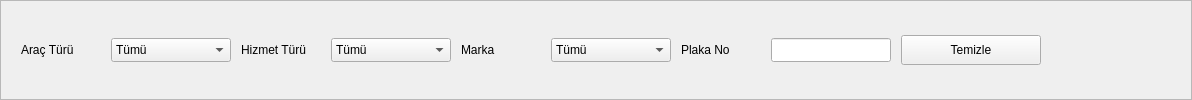
    <widget class="QFrame" name="middle_s_frame">
     <property name="styleSheet">
      <string notr="true"/>
     </property>
     <property name="frameShape">
      <enum>QFrame::Shape::StyledPanel</enum>
     </property>
     <property name="frameShadow">
      <enum>QFrame::Shadow::Raised</enum>
     </property>
     <layout class="QGridLayout" name="gridLayout_6">
      <property name="leftMargin">
       <number>20</number>
      </property>
      <property name="topMargin">
       <number>2</number>
      </property>
      <property name="rightMargin">
       <number>0</number>
      </property>
      <property name="bottomMargin">
       <number>2</number>
      </property>
      <property name="spacing">
       <number>0</number>
      </property>
      <item row="0" column="0">
       <layout class="QGridLayout" name="gridLayout_5">
        <property name="horizontalSpacing">
         <number>10</number>
        </property>
        <property name="verticalSpacing">
         <number>0</number>
        </property>
        <item row="0" column="6">
         <widget class="QLabel" name="label_28">
          <property name="sizePolicy">
           <sizepolicy hsizetype="Fixed" vsizetype="Fixed">
            <horstretch>0</horstretch>
            <verstretch>0</verstretch>
           </sizepolicy>
          </property>
          <property name="minimumSize">
           <size>
            <width>80</width>
            <height>30</height>
           </size>
          </property>
          <property name="maximumSize">
           <size>
            <width>80</width>
            <height>30</height>
           </size>
          </property>
          <property name="text">
           <string>Plaka No</string>
          </property>
         </widget>
        </item>
        <item row="0" column="1">
         <widget class="QComboBox" name="cmb_arac_turu_f">
          <property name="sizePolicy">
           <sizepolicy hsizetype="Fixed" vsizetype="Fixed">
            <horstretch>0</horstretch>
            <verstretch>0</verstretch>
           </sizepolicy>
          </property>
          <property name="minimumSize">
           <size>
            <width>120</width>
            <height>24</height>
           </size>
          </property>
          <property name="maximumSize">
           <size>
            <width>120</width>
            <height>24</height>
           </size>
          </property>
          <item>
           <property name="text">
            <string>Tümü</string>
           </property>
          </item>
          <item>
           <property name="text">
            <string>ŞİRKET ARACI</string>
           </property>
          </item>
          <item>
           <property name="text">
            <string>TAŞERON ARACI</string>
           </property>
          </item>
         </widget>
        </item>
        <item row="0" column="5">
         <widget class="QComboBox" name="cmb_marka_f">
          <property name="sizePolicy">
           <sizepolicy hsizetype="Fixed" vsizetype="Fixed">
            <horstretch>0</horstretch>
            <verstretch>0</verstretch>
           </sizepolicy>
          </property>
          <property name="minimumSize">
           <size>
            <width>120</width>
            <height>24</height>
           </size>
          </property>
          <property name="maximumSize">
           <size>
            <width>120</width>
            <height>24</height>
           </size>
          </property>
          <item>
           <property name="text">
            <string>Tümü</string>
           </property>
          </item>
         </widget>
        </item>
        <item row="0" column="4">
         <widget class="QLabel" name="label_27">
          <property name="sizePolicy">
           <sizepolicy hsizetype="Fixed" vsizetype="Fixed">
            <horstretch>0</horstretch>
            <verstretch>0</verstretch>
           </sizepolicy>
          </property>
          <property name="minimumSize">
           <size>
            <width>80</width>
            <height>30</height>
           </size>
          </property>
          <property name="maximumSize">
           <size>
            <width>80</width>
            <height>30</height>
           </size>
          </property>
          <property name="text">
           <string>Marka</string>
          </property>
         </widget>
        </item>
        <item row="0" column="0">
         <widget class="QLabel" name="label_25">
          <property name="sizePolicy">
           <sizepolicy hsizetype="Fixed" vsizetype="Fixed">
            <horstretch>0</horstretch>
            <verstretch>0</verstretch>
           </sizepolicy>
          </property>
          <property name="minimumSize">
           <size>
            <width>80</width>
            <height>30</height>
           </size>
          </property>
          <property name="maximumSize">
           <size>
            <width>80</width>
            <height>30</height>
           </size>
          </property>
          <property name="text">
           <string>Araç Türü</string>
          </property>
         </widget>
        </item>
        <item row="0" column="8">
         <widget class="QPushButton" name="btn_temizle_f">
          <property name="sizePolicy">
           <sizepolicy hsizetype="Fixed" vsizetype="Fixed">
            <horstretch>0</horstretch>
            <verstretch>0</verstretch>
           </sizepolicy>
          </property>
          <property name="minimumSize">
           <size>
            <width>140</width>
            <height>0</height>
           </size>
          </property>
          <property name="maximumSize">
           <size>
            <width>140</width>
            <height>40</height>
           </size>
          </property>
          <property name="text">
           <string>Temizle</string>
          </property>
         </widget>
        </item>
        <item row="0" column="7">
         <widget class="QLineEdit" name="txt_plaka_f">
          <property name="sizePolicy">
           <sizepolicy hsizetype="Fixed" vsizetype="Fixed">
            <horstretch>0</horstretch>
            <verstretch>0</verstretch>
           </sizepolicy>
          </property>
          <property name="minimumSize">
           <size>
            <width>120</width>
            <height>24</height>
           </size>
          </property>
          <property name="maximumSize">
           <size>
            <width>120</width>
            <height>24</height>
           </size>
          </property>
         </widget>
        </item>
        <item row="0" column="3">
         <widget class="QComboBox" name="cmb_hizmet_turu_f">
          <property name="sizePolicy">
           <sizepolicy hsizetype="Fixed" vsizetype="Fixed">
            <horstretch>0</horstretch>
            <verstretch>0</verstretch>
           </sizepolicy>
          </property>
          <property name="minimumSize">
           <size>
            <width>120</width>
            <height>24</height>
           </size>
          </property>
          <property name="maximumSize">
           <size>
            <width>120</width>
            <height>24</height>
           </size>
          </property>
          <item>
           <property name="text">
            <string>Tümü</string>
           </property>
          </item>
          <item>
           <property name="text">
            <string>SERVİS ARACI</string>
           </property>
          </item>
          <item>
           <property name="text">
            <string>HİZMET ARACI</string>
           </property>
          </item>
         </widget>
        </item>
        <item row="0" column="2">
         <widget class="QLabel" name="label_26">
          <property name="sizePolicy">
           <sizepolicy hsizetype="Fixed" vsizetype="Fixed">
            <horstretch>0</horstretch>
            <verstretch>0</verstretch>
           </sizepolicy>
          </property>
          <property name="minimumSize">
           <size>
            <width>80</width>
            <height>30</height>
           </size>
          </property>
          <property name="maximumSize">
           <size>
            <width>80</width>
            <height>30</height>
           </size>
          </property>
          <property name="text">
           <string>Hizmet Türü</string>
          </property>
         </widget>
        </item>
        <item row="0" column="9">
         <spacer name="horizontalSpacer_3">
          <property name="orientation">
           <enum>Qt::Orientation::Horizontal</enum>
          </property>
          <property name="sizeType">
           <enum>QSizePolicy::Policy::Fixed</enum>
          </property>
          <property name="sizeHint" stdset="0">
           <size>
            <width>150</width>
            <height>20</height>
           </size>
          </property>
         </spacer>
        </item>
       </layout>
      </item>
     </layout>
    </widget>
